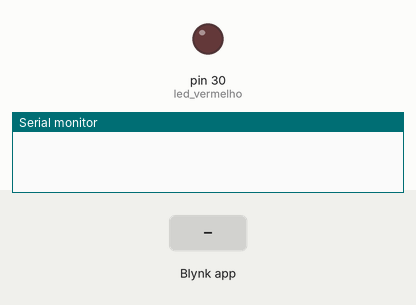
The sketch below on a simulated Arduino Mega 2560, built for the host (arithmetic inside an expression is 32-bit, double 64-bit). On the bench: output pins drawn as LEDs (lit = HIGH), the last lines printed to the serial monitor. The inputs (shaded band) are chosen by the test bench. WiFi joins after 1.5 s; servers stay silent unless stated.

Above: at 3.0 s.
3.1 s: Blynk app writes 1 to V0
At 4.2 s:
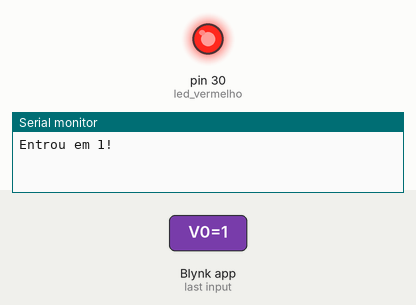
4.6 s: Blynk app writes 0 to V0
At 5.3 s:
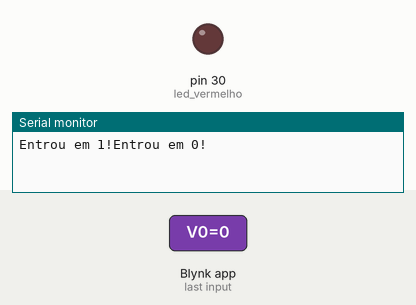
Timing chart, 0 to 7.6 s (numbered marks = the images above; inputs shaded):
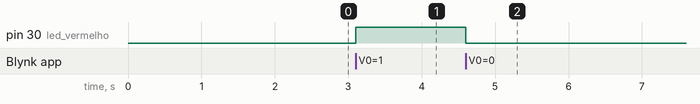

The sketch:

tcc_modulo_wifi_led.ino.ino
```cpp
#define BLYNK_TEMPLATE_ID "TMPL277BigU_T"
#define BLYNK_TEMPLATE_NAME "TPArduino"
#define BLYNK_AUTH_TOKEN "gXGLO-56MxFROERE7SnBlNdpoFYjO_FI"

#define BLYNK_PRINT Serial
#define led_vermelho 30

#include "ESP8266_Lib.h"
#include "BlynkSimpleShieldEsp8266.h"

// You should get Auth Token in the Blynk App.
// Go to the Project Settings (nut icon).
char auth[] = "gXGLO-56MxFROERE7SnBlNdpoFYjO_FI";

// Your WiFi credentials.
// Set password to "" for open networks.
char ssid[] = "CANADA_2G";
char pass[] = "Ma100809";

// Hardware Serial on Mega, Leonardo, Micro...
//#define EspSerial Serial1

// or Software Serial on Uno, Nano...
#include "SoftwareSerial.h"
SoftwareSerial EspSerial(10,11); // RX, TX

// Your ESP8266 baud rate:
#define ESP8266_BAUD 9600

ESP8266 wifi(&EspSerial);

BLYNK_WRITE(V0){
  int valorPin = param.asInt();
  if(valorPin == 1) {
    digitalWrite (led_vermelho, HIGH);
    Serial.print("Entrou em 1!");
  } else {
    digitalWrite (led_vermelho, LOW);
    Serial.print("Entrou em 0!");
  }
}

void setup()
{
	// Debug console
	Serial.begin(9600);

  // programacao do led com o pino virtual
  pinMode (led_vermelho, OUTPUT);

	delay(10);

	// Set ESP8266 baud rate
	EspSerial.begin(ESP8266_BAUD);
	delay(10);

	Blynk.begin(auth, wifi, ssid, pass);
}

void loop()
{
	Blynk.run();
}
```

Measured:
- after the input at 3.1 s, pin 30 (led_vermelho): LOW → HIGH at once
- after the input at 4.6 s, pin 30 (led_vermelho): HIGH → LOW at once
